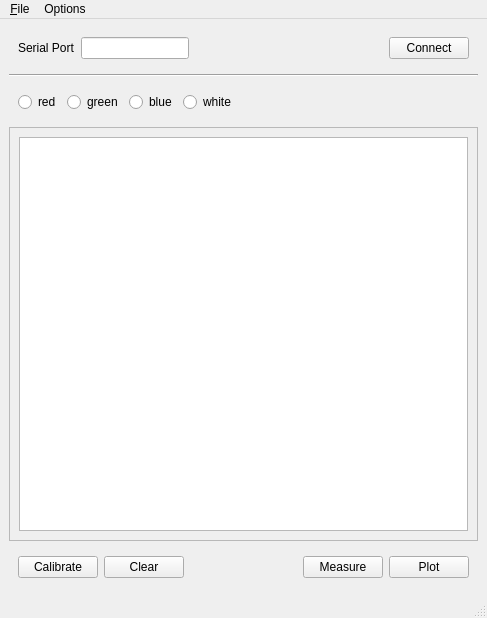
<?xml version="1.0" encoding="UTF-8"?>
<ui version="4.0">
 <class>MainWindow</class>
 <widget class="QMainWindow" name="MainWindow">
  <property name="geometry">
   <rect>
    <x>0</x>
    <y>0</y>
    <width>487</width>
    <height>618</height>
   </rect>
  </property>
  <property name="windowTitle">
   <string>Colorimeter Plot</string>
  </property>
  <widget class="QWidget" name="centralwidget">
   <layout class="QVBoxLayout" name="verticalLayout">
    <item>
     <widget class="QWidget" name="widget" native="true">
      <property name="sizePolicy">
       <sizepolicy hsizetype="Preferred" vsizetype="Fixed">
        <horstretch>0</horstretch>
        <verstretch>0</verstretch>
       </sizepolicy>
      </property>
      <layout class="QHBoxLayout" name="horizontalLayout">
       <item>
        <widget class="QLabel" name="label">
         <property name="text">
          <string>Serial Port</string>
         </property>
        </widget>
       </item>
       <item>
        <widget class="QLineEdit" name="portLineEdit">
         <property name="sizePolicy">
          <sizepolicy hsizetype="Fixed" vsizetype="Fixed">
           <horstretch>0</horstretch>
           <verstretch>0</verstretch>
          </sizepolicy>
         </property>
         <property name="maximumSize">
          <size>
           <width>140</width>
           <height>16777215</height>
          </size>
         </property>
        </widget>
       </item>
       <item>
        <spacer name="horizontalSpacer">
         <property name="orientation">
          <enum>Qt::Horizontal</enum>
         </property>
         <property name="sizeHint" stdset="0">
          <size>
           <width>40</width>
           <height>20</height>
          </size>
         </property>
        </spacer>
       </item>
       <item>
        <widget class="QPushButton" name="connectPushButton">
         <property name="text">
          <string>Connect</string>
         </property>
        </widget>
       </item>
      </layout>
     </widget>
    </item>
    <item>
     <widget class="Line" name="line">
      <property name="orientation">
       <enum>Qt::Horizontal</enum>
      </property>
     </widget>
    </item>
    <item>
     <widget class="QWidget" name="ledColorWidget" native="true">
      <property name="sizePolicy">
       <sizepolicy hsizetype="Preferred" vsizetype="Fixed">
        <horstretch>0</horstretch>
        <verstretch>0</verstretch>
       </sizepolicy>
      </property>
      <layout class="QHBoxLayout" name="horizontalLayout_2">
       <item>
        <widget class="QRadioButton" name="redRadioButton">
         <property name="sizePolicy">
          <sizepolicy hsizetype="Minimum" vsizetype="Fixed">
           <horstretch>0</horstretch>
           <verstretch>0</verstretch>
          </sizepolicy>
         </property>
         <property name="text">
          <string>red</string>
         </property>
        </widget>
       </item>
       <item>
        <widget class="QRadioButton" name="greenRadioButton">
         <property name="sizePolicy">
          <sizepolicy hsizetype="Minimum" vsizetype="Fixed">
           <horstretch>0</horstretch>
           <verstretch>0</verstretch>
          </sizepolicy>
         </property>
         <property name="text">
          <string>green</string>
         </property>
        </widget>
       </item>
       <item>
        <widget class="QRadioButton" name="blueRadioButton">
         <property name="sizePolicy">
          <sizepolicy hsizetype="Minimum" vsizetype="Fixed">
           <horstretch>0</horstretch>
           <verstretch>0</verstretch>
          </sizepolicy>
         </property>
         <property name="text">
          <string>blue</string>
         </property>
        </widget>
       </item>
       <item>
        <widget class="QRadioButton" name="whiteRadioButton">
         <property name="text">
          <string>white</string>
         </property>
        </widget>
       </item>
       <item>
        <spacer name="horizontalSpacer_2">
         <property name="orientation">
          <enum>Qt::Horizontal</enum>
         </property>
         <property name="sizeHint" stdset="0">
          <size>
           <width>134</width>
           <height>20</height>
          </size>
         </property>
        </spacer>
       </item>
      </layout>
     </widget>
    </item>
    <item>
     <widget class="QFrame" name="frame">
      <property name="frameShape">
       <enum>QFrame::StyledPanel</enum>
      </property>
      <property name="frameShadow">
       <enum>QFrame::Raised</enum>
      </property>
      <layout class="QHBoxLayout" name="horizontalLayout_4">
       <item>
        <widget class="ColorimeterTableWidget" name="tableWidget">
         <property name="editTriggers">
          <set>QAbstractItemView::AnyKeyPressed|QAbstractItemView::DoubleClicked|QAbstractItemView::SelectedClicked</set>
         </property>
         <property name="alternatingRowColors">
          <bool>true</bool>
         </property>
         <property name="rowCount">
          <number>0</number>
         </property>
         <property name="columnCount">
          <number>0</number>
         </property>
        </widget>
       </item>
      </layout>
     </widget>
    </item>
    <item>
     <widget class="QWidget" name="widget_3" native="true">
      <property name="sizePolicy">
       <sizepolicy hsizetype="Minimum" vsizetype="Fixed">
        <horstretch>0</horstretch>
        <verstretch>0</verstretch>
       </sizepolicy>
      </property>
      <property name="maximumSize">
       <size>
        <width>16777215</width>
        <height>16777215</height>
       </size>
      </property>
      <layout class="QHBoxLayout" name="horizontalLayout_3">
       <item>
        <widget class="QPushButton" name="calibratePushButton">
         <property name="text">
          <string>Calibrate</string>
         </property>
        </widget>
       </item>
       <item>
        <widget class="QPushButton" name="clearPushButton">
         <property name="text">
          <string>Clear</string>
         </property>
        </widget>
       </item>
       <item>
        <spacer name="horizontalSpacer_3">
         <property name="orientation">
          <enum>Qt::Horizontal</enum>
         </property>
         <property name="sizeHint" stdset="0">
          <size>
           <width>40</width>
           <height>20</height>
          </size>
         </property>
        </spacer>
       </item>
       <item>
        <widget class="QPushButton" name="measurePushButton">
         <property name="text">
          <string>Measure</string>
         </property>
        </widget>
       </item>
       <item>
        <widget class="QPushButton" name="plotPushButton">
         <property name="text">
          <string>Plot</string>
         </property>
        </widget>
       </item>
      </layout>
     </widget>
    </item>
   </layout>
  </widget>
  <widget class="QMenuBar" name="menubar">
   <property name="geometry">
    <rect>
     <x>0</x>
     <y>0</y>
     <width>487</width>
     <height>23</height>
    </rect>
   </property>
   <widget class="QMenu" name="menuFile">
    <property name="title">
     <string>&amp;File</string>
    </property>
    <addaction name="actionSave"/>
    <addaction name="actionLoad"/>
   </widget>
   <widget class="QMenu" name="menuOptions">
    <property name="title">
     <string>Options</string>
    </property>
    <addaction name="actionExport"/>
    <addaction name="actionImport"/>
    <addaction name="actionEditTestSolutions"/>
   </widget>
   <addaction name="menuFile"/>
   <addaction name="menuOptions"/>
  </widget>
  <widget class="QStatusBar" name="statusbar"/>
  <action name="actionSave">
   <property name="text">
    <string>Save...</string>
   </property>
  </action>
  <action name="action_About">
   <property name="text">
    <string>About...</string>
   </property>
  </action>
  <action name="actionLoad">
   <property name="text">
    <string>Load...</string>
   </property>
  </action>
  <action name="actionExport">
   <property name="text">
    <string>Export Test Solution...</string>
   </property>
  </action>
  <action name="actionImport">
   <property name="text">
    <string>Import Test Solution...</string>
   </property>
  </action>
  <action name="actionEditTestSolutions">
   <property name="text">
    <string>Edit Test Solutions...</string>
   </property>
  </action>
 </widget>
 <customwidgets>
  <customwidget>
   <class>ColorimeterTableWidget</class>
   <extends>QTableWidget</extends>
   <header>colorimeter_common.table_widget</header>
  </customwidget>
 </customwidgets>
 <resources/>
 <connections/>
</ui>
